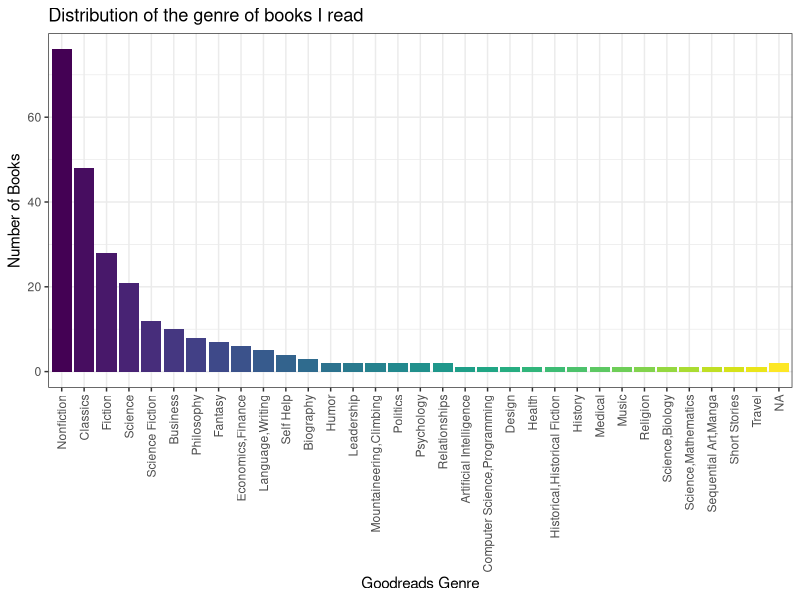
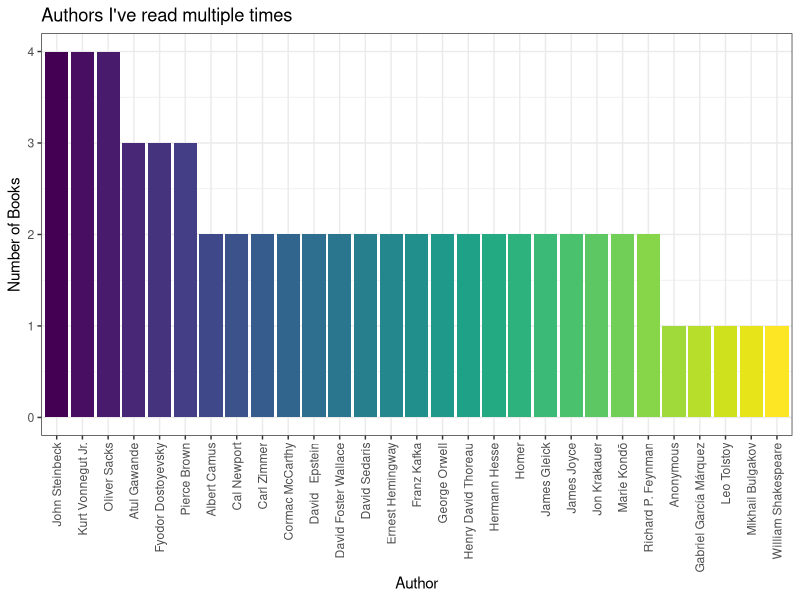
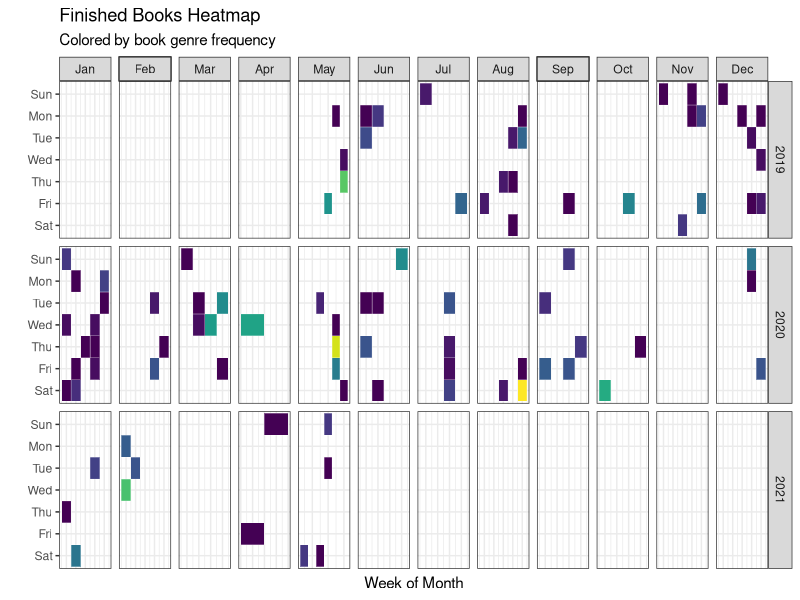

These charts were generated, in order, by the following R code:
## ---- chunk 1
library(readr)
library(here)
library(tidyverse)
library(forcats)
library(viridis)
require(reshape2)
require(plyr)
require(scales)
library(xts)
## ---- chunk 2
Booklist <-
  read_csv(
    here::here(
      "content",
      "post",
      "2021-05-24-what-does-your-goodreads-library-say-about-you",
      "goodreads_library_export.csv"
    )
  )
## ---- chunk 3
read_Booklist <- Booklist %>%
  subset(Booklist$`Exclusive Shelf` == "read") %>%
  mutate(genre_quorum = sub("\\|.*", "", genres))

short_Booklist <- read_Booklist %>%
  subset(read_Booklist$Author %in% names(sort(table(Booklist$Author), decreasing = T))[1:30])

#Turning Completion date into a date format R can recognize
read_Booklist$`Date Added`  <- as.Date(read_Booklist$`Date Added`,
                                       format = "%y-%m-%d")

read_Booklist$yearmonth <- as.yearmon(read_Booklist$`Date Added`)
read_Booklist$yearmonthf <- factor(read_Booklist$`Date Added`)
#Making a Week number column
read_Booklist$week <-
  as.numeric(strftime(read_Booklist$`Date Added`, format = "%V"))
# Making a month number column then creating a factor abbreviated month column. I found the factor step necessary to maintain order
read_Booklist$month <-
  as.numeric(strftime(read_Booklist$`Date Added`, format = "%m"))
read_Booklist$monthf <-
  factor(
    read_Booklist$month,
    levels = as.character(1:12),
    labels = c(
      "Jan",
      "Feb",
      "Mar",
      "Apr",
      "May",
      "Jun",
      "Jul",
      "Aug",
      "Sep",
      "Oct",
      "Nov",
      "Dec"
    ),
    ordered = TRUE
  )
#Repeating above for weekdays
read_Booklist$weekday <-
  strftime(read_Booklist$`Date Added`, format = "%w")
read_Booklist$weekdayf <-
  factor(
    read_Booklist$weekday,
    levels = rev(0:6),
    labels = rev(c(
      "Sun", "Mon", "Tue", "Wed", "Thu", "Fri", "Sat"
    )),
    ordered = TRUE
  )
read_Booklist$year <-
  strftime(read_Booklist$`Date Added`, format = "%Y")

summarized_Booklist <- read_Booklist %>%
  group_by(genre_quorum) %>%
  dplyr::summarise(Count = n()) %>%
  arrange(-Count)


calendar <- read_Booklist %>%
  mutate(monthweek = 1 + week - min(week)) %>%
  subset(year > 2017) %>%
  mutate(genre_quorum= factor(genre_quorum,levels = summarized_Booklist$genre_quorum))
## ---- chunk 4
ggplot(data=read_Booklist, aes(x=fct_infreq(genre_quorum))) +
  geom_bar(stat="count",fill=c(viridis(33)))+ ylab("Number of Books")+ xlab("Goodreads Genre")+ ggtitle("Distribution of the genre of books I read") + theme_bw()  + theme(axis.text.x = element_text(angle = 90, hjust = 1, vjust =0.5))
## ---- chunk 5
ggplot(data=short_Booklist, aes(x=fct_infreq(Author))) +
  geom_bar(stat="count",fill=c(viridis(29)))+ ylab("Number of Books")+ xlab("Author")+ ggtitle("Authors I've read multiple times") + theme_bw()  + theme(axis.text.x = element_text(angle = 90, hjust = 1, vjust =0.5))
## ---- chunk 6
ggplot(calendar, aes(monthweek, weekdayf)) +
  geom_tile(colour = "white", aes(fill = genre_quorum)) +
  facet_grid(year ~ monthf, scales = "free") +
  labs(x = "Week of Month",
       y = "",
       title = "Finished Books Heatmap",
       subtitle = "Colored by book genre frequency",
       fill = "genre_quorum") + theme_bw() +  scale_fill_viridis_d() +theme(legend.position = "none", axis.text.x = element_blank(), axis.ticks.x = element_blank())
